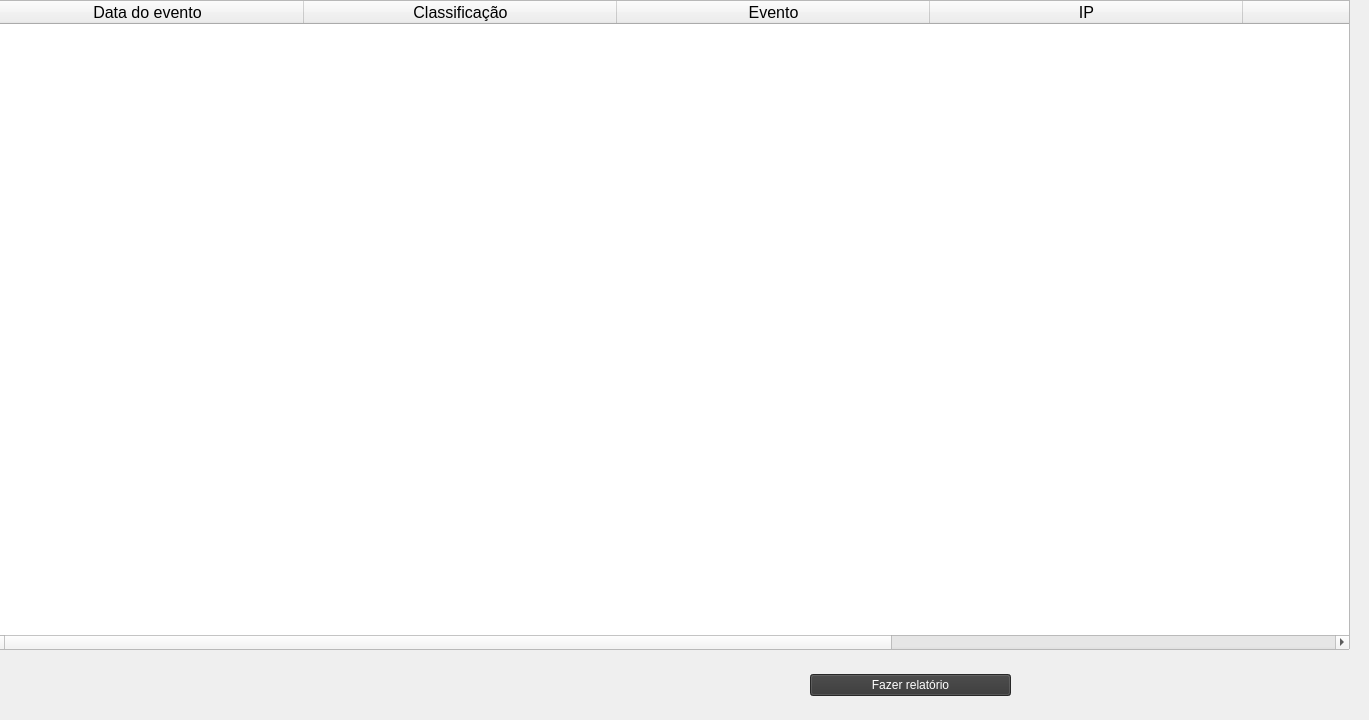
      <widget class="QWidget" name="tab_4">
       <attribute name="title">
        <string>Relatórios</string>
       </attribute>
       <widget class="QWidget" name="widget" native="true">
        <property name="geometry">
         <rect>
          <x>810</x>
          <y>660</y>
          <width>201</width>
          <height>51</height>
         </rect>
        </property>
        <layout class="QHBoxLayout" name="horizontalLayout">
         <item>
          <widget class="QPushButton" name="pushButton_relatorio">
           <property name="styleSheet">
            <string notr="true">background-color: rgb(54,54,54);
color: white</string>
           </property>
           <property name="text">
            <string>Fazer relatório</string>
           </property>
          </widget>
         </item>
        </layout>
       </widget>
       <widget class="QTableWidget" name="tableWidget_relatorio">
        <property name="geometry">
         <rect>
          <x>-10</x>
          <y>0</y>
          <width>1360</width>
          <height>650</height>
         </rect>
        </property>
        <attribute name="horizontalHeaderCascadingSectionResizes">
         <bool>false</bool>
        </attribute>
        <attribute name="horizontalHeaderDefaultSectionSize">
         <number>313</number>
        </attribute>
        <column>
         <property name="text">
          <string>Data do evento</string>
         </property>
         <property name="font">
          <font>
           <pointsize>12</pointsize>
          </font>
         </property>
         <property name="background">
          <color>
           <red>255</red>
           <green>140</green>
           <blue>0</blue>
          </color>
         </property>
        </column>
        <column>
         <property name="text">
          <string>Classificação</string>
         </property>
         <property name="font">
          <font>
           <pointsize>12</pointsize>
          </font>
         </property>
         <property name="background">
          <color>
           <red>255</red>
           <green>140</green>
           <blue>0</blue>
          </color>
         </property>
        </column>
        <column>
         <property name="text">
          <string>Evento</string>
         </property>
         <property name="font">
          <font>
           <pointsize>12</pointsize>
          </font>
         </property>
         <property name="background">
          <color>
           <red>255</red>
           <green>140</green>
           <blue>0</blue>
          </color>
         </property>
        </column>
        <column>
         <property name="text">
          <string>IP</string>
         </property>
         <property name="font">
          <font>
           <pointsize>12</pointsize>
          </font>
         </property>
         <property name="background">
          <color>
           <red>255</red>
           <green>140</green>
           <blue>0</blue>
          </color>
         </property>
        </column>
        <column>
         <property name="text">
          <string>Porta</string>
         </property>
         <property name="font">
          <font>
           <pointsize>12</pointsize>
          </font>
         </property>
         <property name="background">
          <color>
           <red>255</red>
           <green>140</green>
           <blue>0</blue>
          </color>
         </property>
        </column>
        <column>
         <property name="text">
          <string>Serviço</string>
         </property>
         <property name="font">
          <font>
           <pointsize>12</pointsize>
          </font>
         </property>
         <property name="background">
          <color>
           <red>255</red>
           <green>140</green>
           <blue>0</blue>
          </color>
         </property>
        </column>
       </widget>
      </widget>
